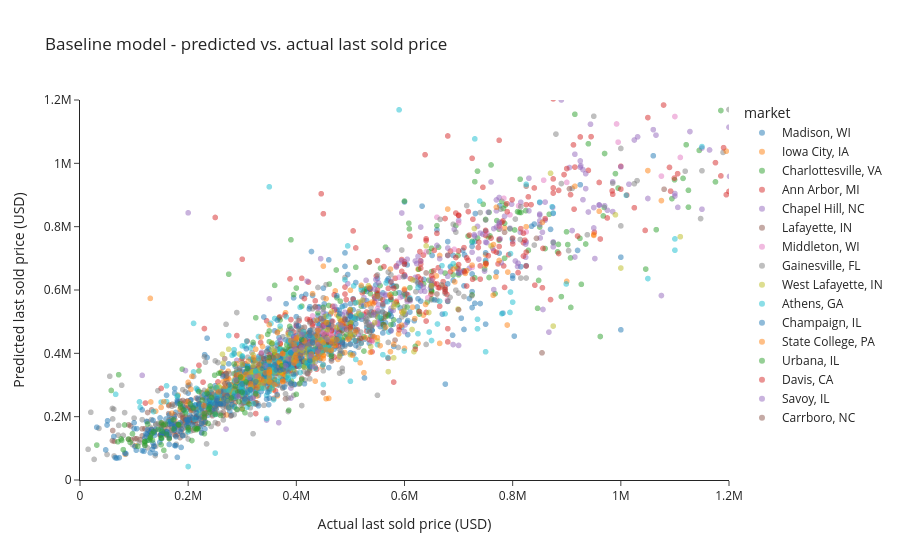

The code cell stored with this chart in its notebook:
### Markdown cell above
## 📊 Predicted vs. Actual

The classic AVM diagnostic chart. Points should hug the diagonal.

### Code cell
plot_sample = diag.sample(n=min(3000, len(diag)), random_state=0)

fig = px.scatter(
    plot_sample,
    x="actual",
    y="predicted",
    color="market",
    opacity=0.5,
    title="Baseline model - predicted vs. actual last sold price",
    labels={
        "actual": "Actual last sold price (USD)",
        "predicted": "Predicted last sold price (USD)",
    },
)
lim = max(plot_sample["actual"].max(), plot_sample["predicted"].max())
fig.add_shape(type="line", x0=0, y0=0, x1=lim, y1=lim, line=dict(dash="dash"))
fig.update_xaxes(range=[0, 1_200_000])
fig.update_yaxes(range=[0, 1_200_000])
fig.show()

### Figure 1 — Plotly figure (JSON) as saved in the notebook; plotly's stock layout.template omitted (floating-point values rounded to 4 significant figures; data arrays with more than 128 entries replaced by an {"elided": "..."} marker saying what was removed)
{"data": [{"hovertemplate": "market=Madison, WI<br>Actual last sold price (USD)=%{x}<br>Predicted last sold price (USD)=%{y}<extra></extra>", "legendgroup": "Madison, WI", "marker": {"color": "#1F77B4", "opacity": 0.5, "symbol": "circle"}, "mode": "markers", "name": "Madison, WI", "showlegend": true, "type": "scattergl", "x": {"elided": "423 int values"}, "xaxis": "x", "y": {"elided": "423 float values"}, "yaxis": "y"}, {"hovertemplate": "market=Iowa City, IA<br>Actual last sold price (USD)=%{x}<br>Predicted last sold price (USD)=%{y}<extra></extra>", "legendgroup": "Iowa City, IA", "marker": {"color": "#FF7F0E", "opacity": 0.5, "symbol": "circle"}, "mode": "markers", "name": "Iowa City, IA", "showlegend": true, "type": "scattergl", "x": {"elided": "156 int values"}, "xaxis": "x", "y": {"elided": "156 float values"}, "yaxis": "y"}, {"hovertemplate": "market=Charlottesville, VA<br>Actual last sold price (USD)=%{x}<br>Predicted last sold price (USD)=%{y}<extra></extra>", "legendgroup": "Charlottesville, VA", "marker": {"color": "#2CA02C", "opacity": 0.5, "symbol": "circle"}, "mode": "markers", "name": "Charlottesville, VA", "showlegend": true, "type": "scattergl", "x": {"elided": "236 int values"}, "xaxis": "x", "y": {"elided": "236 float values"}, "yaxis": "y"}, {"hovertemplate": "market=Ann Arbor, MI<br>Actual last sold price (USD)=%{x}<br>Predicted last sold price (USD)=%{y}<extra></extra>", "legendgroup": "Ann Arbor, MI", "marker": {"color": "#D62728", "opacity": 0.5, "symbol": "circle"}, "mode": "markers", "name": "Ann Arbor, MI", "showlegend": true, "type": "scattergl", "x": {"elided": "250 int values"}, "xaxis": "x", "y": {"elided": "250 float values"}, "yaxis": "y"}, {"hovertemplate": "market=Chapel Hill, NC<br>Actual last sold price (USD)=%{x}<br>Predicted last sold price (USD)=%{y}<extra></extra>", "legendgroup": "Chapel Hill, NC", "marker": {"color": "#9467BD", "opacity": 0.5, "symbol": "circle"}, "mode": "markers", "name": "Chapel Hill, NC", "showlegend": true, "type": "scattergl", "x": {"elided": "244 int values"}, "xaxis": "x", "y": {"elided": "244 float values"}, "yaxis": "y"}, {"hovertemplate": "market=Lafayette, IN<br>Actual last sold price (USD)=%{x}<br>Predicted last sold price (USD)=%{y}<extra></extra>", "legendgroup": "Lafayette, IN", "marker": {"color": "#8C564B", "opacity": 0.5, "symbol": "circle"}, "mode": "markers", "name": "Lafayette, IN", "showlegend": true, "type": "scattergl", "x": {"elided": "260 int values"}, "xaxis": "x", "y": {"elided": "260 float values"}, "yaxis": "y"}, {"hovertemplate": "market=Middleton, WI<br>Actual last sold price (USD)=%{x}<br>Predicted last sold price (USD)=%{y}<extra></extra>", "legendgroup": "Middleton, WI", "marker": {"color": "#E377C2", "opacity": 0.5, "symbol": "circle"}, "mode": "markers", "name": "Middleton, WI", "showlegend": true, "type": "scattergl", "x": [534900, 550000, 485000, 660000, 460000, 541000, 783681, 1550000, 900000, 450000, 450000, 1600000, 692000, 776800, 795000, 477865, 1110000, 995000, 700000, 424900, 440000, 992116, 549900, 825000, 327200, 679500, 390000, 725100, 1080000, 519900, 590000, 540000, 642900, 592500, 430000, 423175, 501000, 439900, 540000, 857317, 1350000, 810986, 444900, 1100000, 465500, 392000, 640000, 1075000, 752500], "xaxis": "x", "y": [491100.0, 541700.0, 433300.0, 829800.0, 467100.0, 451900.0, 889500.0, 690800.0, 939900.0, 464600.0, 447900.0, 489000.0, 728400.0, 793700.0, 837400.0, 459100.0, 1019000.0, 1067000.0, 811900.0, 453500.0, 477600.0, 1124000.0, 495200.0, 783400.0, 381900.0, 568000.0, 405100.0, 671200.0, 1213000.0, 556400.0, 640100.0, 436500.0, 575100.0, 576500.0, 518000.0, 419500.0, 517400.0, 540700.0, 490600.0, 946800.0, 1321000.0, 865600.0, 470900.0, 1148000.0, 455700.0, 407800.0, 720600.0, 959600.0, 778600.0], "yaxis": "y"}, {"hovertemplate": "market=Gainesville, FL<br>Actual last sold price (USD)=%{x}<br>Predicted last sold price (USD)=%{y}<extra></extra>", "legendgroup": "Gainesville, FL", "marker": {"color": "#7F7F7F", "opacity": 0.5, "symbol": "circle"}, "mode": "markers", "name": "Gainesville, FL", "showlegend": true, "type": "scattergl", "x": {"elided": "490 int values"}, "xaxis": "x", "y": {"elided": "490 float values"}, "yaxis": "y"}, {"hovertemplate": "market=West Lafayette, IN<br>Actual last sold price (USD)=%{x}<br>Predicted last sold price (USD)=%{y}<extra></extra>", "legendgroup": "West Lafayette, IN", "marker": {"color": "#BCBD22", "opacity": 0.5, "symbol": "circle"}, "mode": "markers", "name": "West Lafayette, IN", "showlegend": true, "type": "scattergl", "x": {"elided": "142 int values"}, "xaxis": "x", "y": {"elided": "142 float values"}, "yaxis": "y"}, {"hovertemplate": "market=Athens, GA<br>Actual last sold price (USD)=%{x}<br>Predicted last sold price (USD)=%{y}<extra></extra>", "legendgroup": "Athens, GA", "marker": {"color": "#17BECF", "opacity": 0.5, "symbol": "circle"}, "mode": "markers", "name": "Athens, GA", "showlegend": true, "type": "scattergl", "x": {"elided": "227 int values"}, "xaxis": "x", "y": {"elided": "227 float values"}, "yaxis": "y"}, {"hovertemplate": "market=Champaign, IL<br>Actual last sold price (USD)=%{x}<br>Predicted last sold price (USD)=%{y}<extra></extra>", "legendgroup": "Champaign, IL", "marker": {"color": "#1F77B4", "opacity": 0.5, "symbol": "circle"}, "mode": "markers", "name": "Champaign, IL", "showlegend": true, "type": "scattergl", "x": {"elided": "199 int values"}, "xaxis": "x", "y": {"elided": "199 float values"}, "yaxis": "y"}, {"hovertemplate": "market=State College, PA<br>Actual last sold price (USD)=%{x}<br>Predicted last sold price (USD)=%{y}<extra></extra>", "legendgroup": "State College, PA", "marker": {"color": "#FF7F0E", "opacity": 0.5, "symbol": "circle"}, "mode": "markers", "name": "State College, PA", "showlegend": true, "type": "scattergl", "x": [269000, 769900, 375000, 555000, 428000, 300000, 335000, 343000, 399000, 535000, 327500, 430000, 185000, 350000, 130000, 350000, 499000, 750000, 207000, 572500, 130900, 725000, 550000, 205000, 464000, 619000, 574000, 565000, 1350000, 351025, 438500, 450000, 229000, 455000, 325000, 483000, 544000, 330490, 535000, 400000, 200000, 950000, 365000, 375000, 855000, 712452, 350000, 600000, 464900, 960000, 510000, 360000, 399000, 445000, 289900, 315000, 504060, 389900, 150000, 350000, 495500, 455000, 310990, 440000, 769000, 400000, 764500, 530000, 399900, 1395000, 440000, 525000, 396000, 200000, 396000, 450000, 1075000, 499900, 1195000, 437000, 368400, 679900, 763911, 537000, 500000, 475000, 1050000, 307000, 170000, 337500, 155000, 321070, 365000, 594500, 415000, 472000, 455000, 542000, 295000, 375000, 329900, 438000, 775000, 549900, 290000, 520000, 350000, 256000, 375000, 289900, 439900, 750000, 336100, 715000, 639000, 580000, 350000, 445000, 690000, 915000, 791000, 528100, 486500], "xaxis": "x", "y": [295700.0, 861400.0, 312300.0, 424300.0, 397600.0, 321200.0, 451500.0, 338400.0, 394100.0, 607800.0, 292000.0, 588400.0, 223700.0, 376000.0, 573600.0, 348800.0, 537400.0, 683800.0, 327400.0, 584300.0, 246500.0, 678400.0, 580300.0, 286500.0, 409700.0, 509700.0, 405400.0, 482400.0, 1033000.0, 308300.0, 455400.0, 433800.0, 235200.0, 497100.0, 412900.0, 502200.0, 452000.0, 363800.0, 556500.0, 376400.0, 308500.0, 775200.0, 391800.0, 400200.0, 813600.0, 652500.0, 341100.0, 603200.0, 437800.0, 848700.0, 467500.0, 300600.0, 384300.0, 417400.0, 367100.0, 303700.0, 394100.0, 439800.0, 229200.0, 324700.0, 444100.0, 572400.0, 374500.0, 432000.0, 641800.0, 443300.0, 743500.0, 553500.0, 448800.0, 1067000.0, 471700.0, 338900.0, 426600.0, 246500.0, 369300.0, 392500.0, 882400.0, 479600.0, 1038000.0, 504500.0, 372000.0, 855500.0, 583500.0, 403100.0, 599100.0, 443400.0, 977100.0, 333900.0, 211100.0, 421700.0, 247400.0, 386300.0, 465100.0, 488700.0, 439800.0, 425600.0, 411500.0, 556600.0, 334200.0, 398100.0, 328400.0, 385700.0, 693200.0, 449600.0, 331500.0, 614400.0, 338000.0, 278000.0, 310600.0, 311000.0, 401100.0, 678500.0, 317800.0, 661200.0, 554400.0, 428700.0, 490000.0, 384100.0, 665900.0, 927500.0, 656600.0, 449600.0, 492700.0], "yaxis": "y"}, {"hovertemplate": "market=Urbana, IL<br>Actual last sold price (USD)=%{x}<br>Predicted last sold price (USD)=%{y}<extra></extra>", "legendgroup": "Urbana, IL", "marker": {"color": "#2CA02C", "opacity": 0.5, "symbol": "circle"}, "mode": "markers", "name": "Urbana, IL", "showlegend": true, "type": "scattergl", "x": [235000, 292000, 70000, 350000, 120000, 204000, 230000, 134000, 256900, 200000, 290000, 107000, 206900, 240000, 285000, 136000, 145000, 230000, 89445, 296900, 309000, 386100, 185000, 151000, 195000, 290000, 305000, 217000, 125000, 120000, 128000, 149900, 119900, 259900, 155000, 160000, 406500, 294000, 153500, 299900, 287000, 279900, 605000, 218000, 373000, 80000, 76000, 200000, 307000, 209000, 237000, 150000, 238000, 250000, 130000, 77000, 409900, 312500, 230000, 465000, 82500, 92700, 300000, 239500, 172500, 158000, 165000, 120000, 220000, 225900, 212500, 240900, 182000, 325000, 31000, 130000, 215000, 243400, 186000, 152000, 410000, 379900, 97000, 400000, 132900, 192000, 173000, 182500, 150000], "xaxis": "x", "y": [273200.0, 278300.0, 120700.0, 387200.0, 109200.0, 240200.0, 197800.0, 125800.0, 337000.0, 157900.0, 223000.0, 106400.0, 124600.0, 213300.0, 366300.0, 152900.0, 159800.0, 209200.0, 129300.0, 325300.0, 352400.0, 220300.0, 240400.0, 131200.0, 211600.0, 314700.0, 212500.0, 161400.0, 176800.0, 121500.0, 125700.0, 133100.0, 116900.0, 204000.0, 93820.0, 144700.0, 305200.0, 247500.0, 172500.0, 277100.0, 295700.0, 259300.0, 546200.0, 162500.0, 360700.0, 95850.0, 129600.0, 165300.0, 309500.0, 227500.0, 178600.0, 111300.0, 224100.0, 207800.0, 134800.0, 125000.0, 444200.0, 239900.0, 146400.0, 391000.0, 173800.0, 118700.0, 223500.0, 230600.0, 190200.0, 176500.0, 130300.0, 121700.0, 279100.0, 252400.0, 163700.0, 297000.0, 175200.0, 272500.0, 110200.0, 130100.0, 158800.0, 260700.0, 230100.0, 154400.0, 317200.0, 413000.0, 145800.0, 270500.0, 145800.0, 221100.0, 161100.0, 173900.0, 180600.0], "yaxis": "y"}, {"hovertemplate": "market=Davis, CA<br>Actual last sold price (USD)=%{x}<br>Predicted last sold price (USD)=%{y}<extra></extra>", "legendgroup": "Davis, CA", "marker": {"color": "#D62728", "opacity": 0.5, "symbol": "circle"}, "mode": "markers", "name": "Davis, CA", "showlegend": true, "type": "scattergl", "x": [1025000, 446000, 1680000, 1105000, 755000, 628500, 1225000, 1400000, 885000, 825000, 1185000, 250000, 822500, 737500, 895000, 825000, 1405000, 675000, 595000, 1240000, 1265000, 725000, 1000000, 1190000, 715000, 580000, 907000, 711000, 700000, 860000, 820000, 900000, 834000, 751000, 300000, 913500, 695000, 875000, 718000, 700000, 915000, 770000, 1370000, 820000, 945000, 1209000, 654000, 736500, 500000, 630000, 1240000, 800000, 1443000, 1050000, 799000, 600000, 1300000, 1650000, 815000, 775000, 1300000, 875000, 829000, 1090000, 800000, 885000, 1210000, 1079000, 925000, 1100000, 750000, 789000, 1415000, 710000, 790000], "xaxis": "x", "y": [859800.0, 903800.0, 1506000.0, 967300.0, 708300.0, 721300.0, 1104000.0, 1249000.0, 914500.0, 869500.0, 960300.0, 829000.0, 757400.0, 751100.0, 964500.0, 719300.0, 1436000.0, 594100.0, 658800.0, 1241000.0, 1228000.0, 1016000.0, 918600.0, 1049000.0, 701500.0, 605700.0, 901100.0, 657400.0, 836400.0, 825400.0, 779400.0, 983400.0, 869500.0, 683300.0, 697200.0, 855300.0, 702600.0, 922300.0, 847500.0, 680200.0, 988200.0, 719300.0, 1018000.0, 707200.0, 1084000.0, 1157000.0, 660600.0, 734200.0, 483600.0, 634700.0, 1283000.0, 763800.0, 1445000.0, 1144000.0, 885200.0, 681100.0, 1138000.0, 1733000.0, 793800.0, 737200.0, 988300.0, 906000.0, 894200.0, 987100.0, 745700.0, 715300.0, 1001000.0, 1184000.0, 1083000.0, 1282000.0, 788200.0, 872700.0, 1404000.0, 733800.0, 847200.0], "yaxis": "y"}, {"hovertemplate": "market=Savoy, IL<br>Actual last sold price (USD)=%{x}<br>Predicted last sold price (USD)=%{y}<extra></extra>", "legendgroup": "Savoy, IL", "marker": {"color": "#9467BD", "opacity": 0.5, "symbol": "circle"}, "mode": "markers", "name": "Savoy, IL", "showlegend": true, "type": "scattergl", "x": [343000, 313000, 409900, 385000, 320000, 575000, 543000, 440000, 292000, 440000, 482000, 380000, 325000, 370000, 410000, 288000, 457500, 490000, 397000, 426000, 430000, 490000], "xaxis": "x", "y": [360500.0, 324400.0, 459400.0, 382200.0, 258400.0, 470600.0, 521100.0, 426700.0, 265200.0, 406900.0, 488400.0, 361200.0, 328000.0, 441900.0, 417700.0, 316800.0, 443400.0, 529700.0, 412500.0, 391100.0, 358600.0, 476600.0], "yaxis": "y"}, {"hovertemplate": "market=Carrboro, NC<br>Actual last sold price (USD)=%{x}<br>Predicted last sold price (USD)=%{y}<extra></extra>", "legendgroup": "Carrboro, NC", "marker": {"color": "#8C564B", "opacity": 0.5, "symbol": "circle"}, "mode": "markers", "name": "Carrboro, NC", "showlegend": true, "type": "scattergl", "x": [268000, 905000, 610000, 700000, 575000, 640000, 536000, 358000, 493098, 660000, 844000, 340000, 1080000, 785000, 490000], "xaxis": "x", "y": [304000.0, 919700.0, 569300.0, 537600.0, 625000.0, 653900.0, 467800.0, 386100.0, 475300.0, 587300.0, 763100.0, 383400.0, 918200.0, 782300.0, 506600.0], "yaxis": "y"}], "layout": {"legend": {"title": {"text": "market"}, "tracegroupgap": 0}, "shapes": [{"line": {"dash": "dash"}, "type": "line", "x0": 0, "x1": 3015000, "y0": 0, "y1": 3015000}], "title": {"text": "Baseline model - predicted vs. actual last sold price"}, "xaxis": {"anchor": "y", "domain": [0.0, 1.0], "range": [0, 1200000], "title": {"text": "Actual last sold price (USD)"}}, "yaxis": {"anchor": "x", "domain": [0.0, 1.0], "range": [0, 1200000], "title": {"text": "Predicted last sold price (USD)"}}}}
